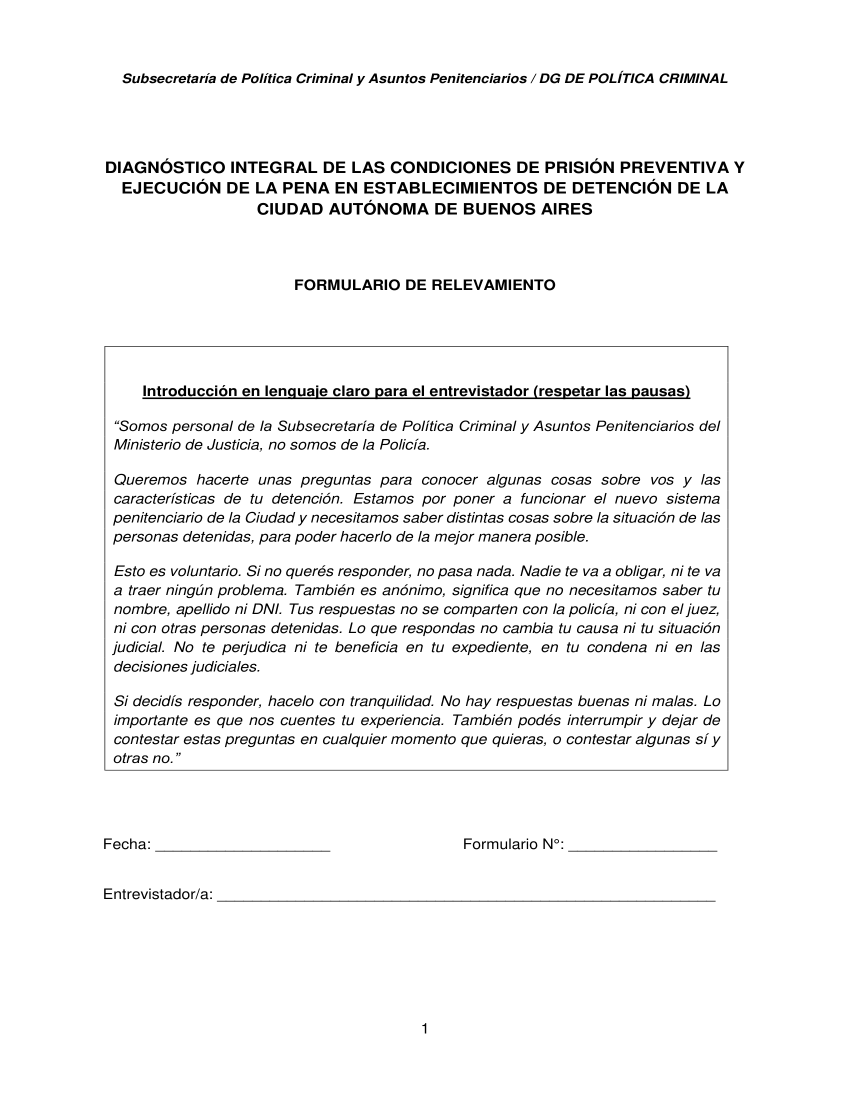
#> input picture data/template/_rendered_master/page_01.png, 1700 x 2200 px (shown at 1/2 size)
$ python -i image_utils.py   (imports and definitions only)
#> lines starting #> are read from the running program, lines starting #| are printed output that depends on the picture; after the words box and inside, x2 and y2 are one past the last pixel; in counts of white or black regions, pixels touching at a corner belong together
#> further down, picture is the input picture: shape (2200, 1700, 3); min 0, max 255, mean 243.8
### src/telemetry.py
import functools
import logging
import time
from typing import Any, Callable

LOGGER = logging.getLogger(__name__)

def profile_time(func: Callable) -> Callable:
    # [8 lines left out: function wrapper, not called in this run]
    return wrapper

### src/image_utils.py
"""Computer vision utilities for alignment and registration."""

from __future__ import annotations

import logging
import os
from typing import Any, Dict, List, Tuple
from .telemetry import profile_time

import cv2
import numpy as np

LOGGER = logging.getLogger(__name__)

MAX_FEATURES = 5000
GOOD_MATCH_PERCENT = 0.15
RANSAC_REPROJ_THRESHOLD = 5.0


# [4 lines left out: function _to_gray, not called in this run]


def _ensure_dir(path: str) -> None:
    if path:
        os.makedirs(path, exist_ok=True)


# [88 lines left out: functions _compute_keypoints, align_page_orb, not called in this run]


def evaluate_omr(roi_img: np.ndarray, threshold_ratio: float = 0.15) -> int:
#> called with threshold_ratio = 0.15
    gray = cv2.cvtColor(roi_img, cv2.COLOR_BGR2GRAY)
    _, binary = cv2.threshold(gray, 0, 255, cv2.THRESH_BINARY_INV + cv2.THRESH_OTSU)
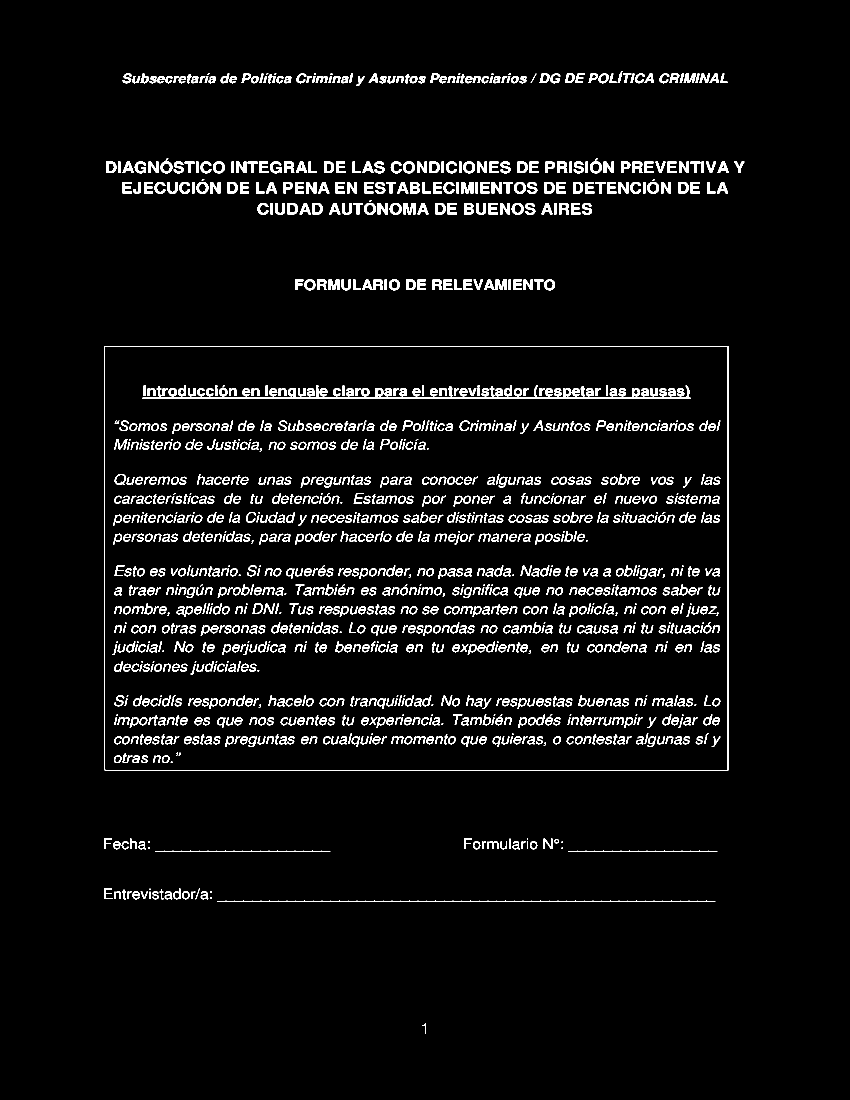
#> binary: shape (2200, 1700) (shown at 1/2 size); 4.5% white; 1421 white regions (151 under 20 px), largest, box (x1, y1, x2, y2) and area: (209, 692, 1457, 1541) 5039, (285, 771, 1381, 798) 4343, (434, 1801, 1431, 1803) 1083

    white_pixels = cv2.countNonZero(binary)
#> white_pixels = 167980
    total_pixels = binary.size
#> total_pixels = 3740000
    ratio = white_pixels / total_pixels if total_pixels else 0.0
#> ratio = 0.0449
    return 1 if ratio > threshold_ratio else 0

# [53 lines left out: function extract_rois, not called in this run]

>>> import cv2
>>> picture = cv2.imread('../data/template/_rendered_master/page_01.png')
>>> result = evaluate_omr(picture)
#> result = 0

$ run again, on data/template/_rendered_master/page_02.png
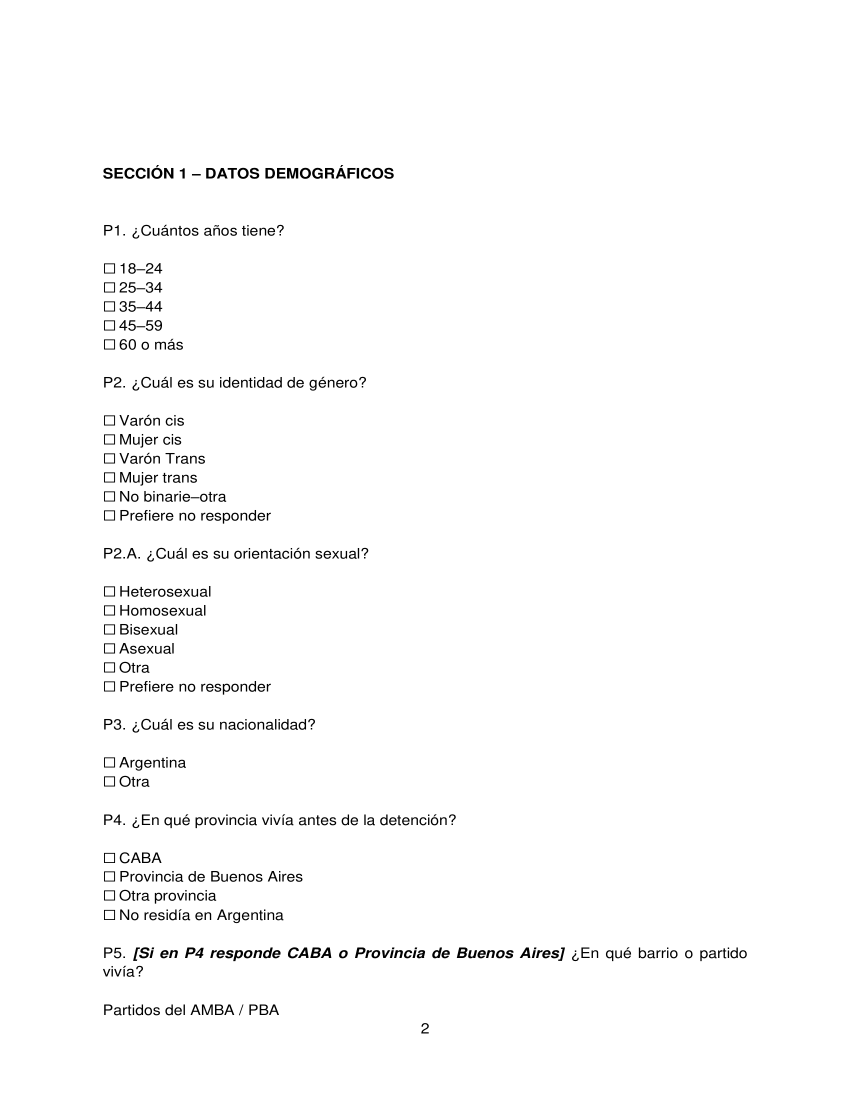
#> input picture data/template/_rendered_master/page_02.png, 1700 x 2200 px (shown at 1/2 size)
#> picture is the input picture: shape (2200, 1700, 3); min 0, max 255, mean 251
#> in evaluate_omr, `_, binary = cv2.threshold(gray, 0, 255, cv2.THRESH_BINARY_INV + cv2.TH..`:
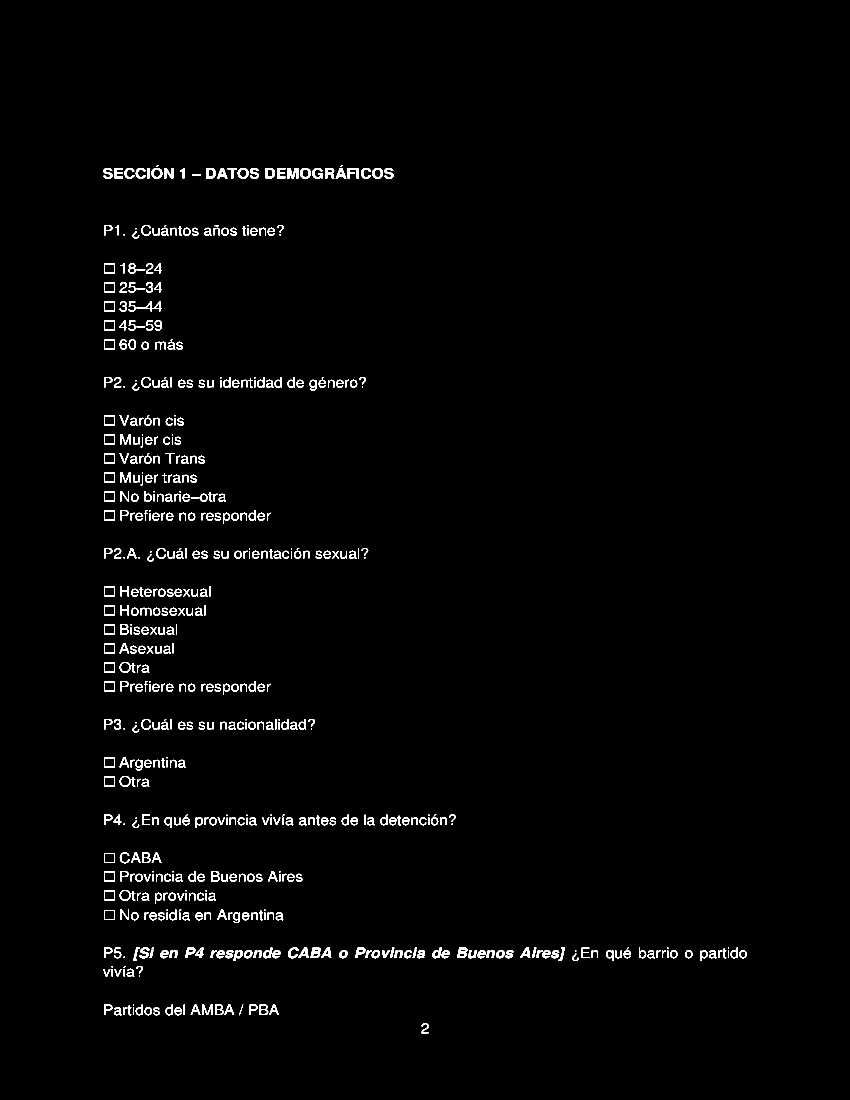
#> binary: shape (2200, 1700) (shown at 1/2 size); 1.6% white; 583 white regions (72 under 20 px), largest, box (x1, y1, x2, y2) and area: (574, 336, 597, 357) 354, (621, 1895, 642, 1916) 280, (914, 1895, 935, 1916) 280
#> white_pixels = 59877
#> ratio = 0.016
#> result = 0

$ run again, on data/template/_rendered_master/page_03.png
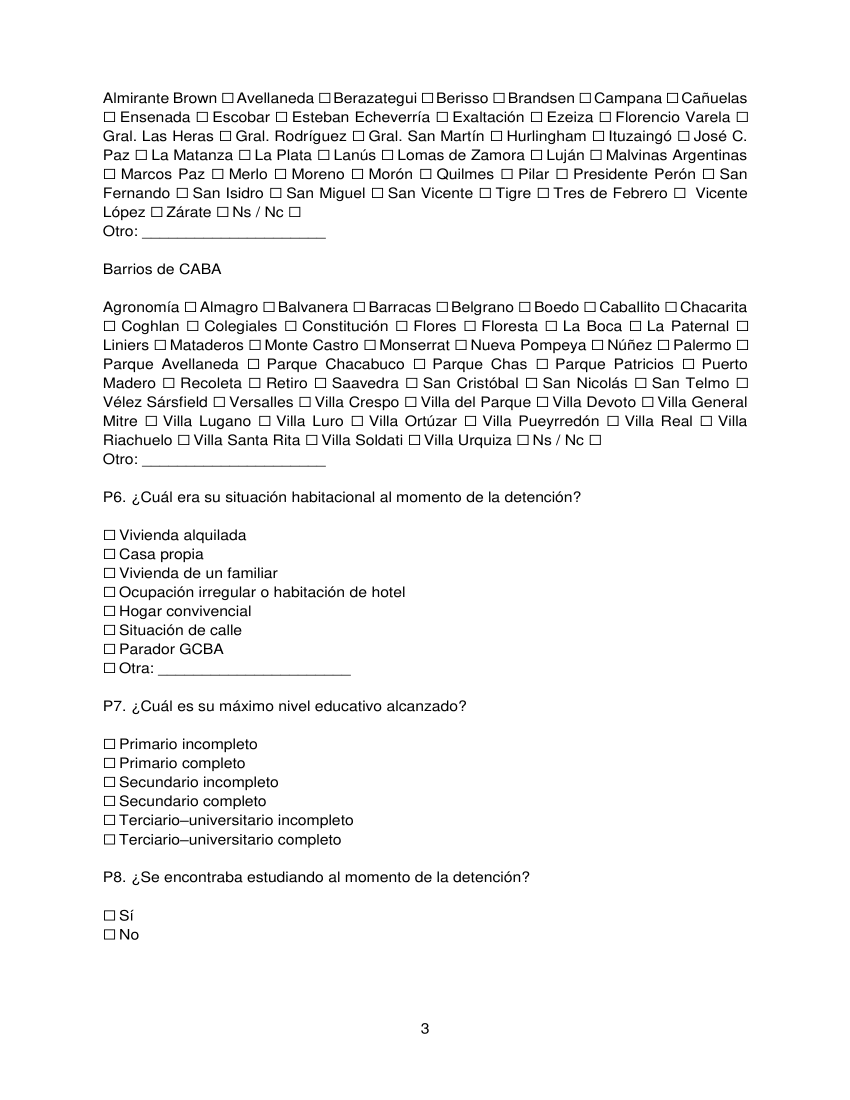
#> input picture data/template/_rendered_master/page_03.png, 1700 x 2200 px (shown at 1/2 size)
#> picture is the input picture: shape (2200, 1700, 3); min 0, max 255, mean 244.8
#> in evaluate_omr, `_, binary = cv2.threshold(gray, 0, 255, cv2.THRESH_BINARY_INV + cv2.TH..`:
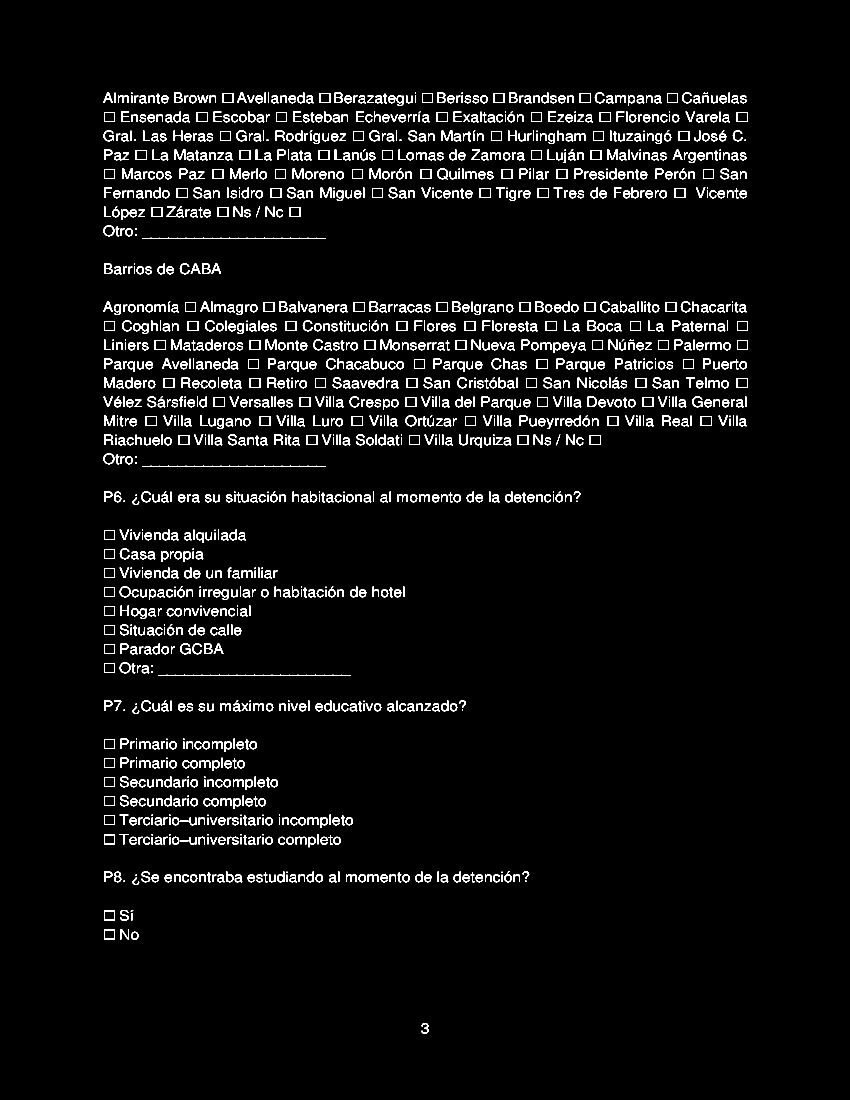
#> binary: shape (2200, 1700) (shown at 1/2 size); 4.1% white in thin lines or dots, all inside (x1, y1, x2, y2) = (206, 185, 1496, 2068)
#> white_pixels = 154474
#> ratio = 0.0413
#> result = 0

$ run again, on data/template/_rendered_master/page_04.png
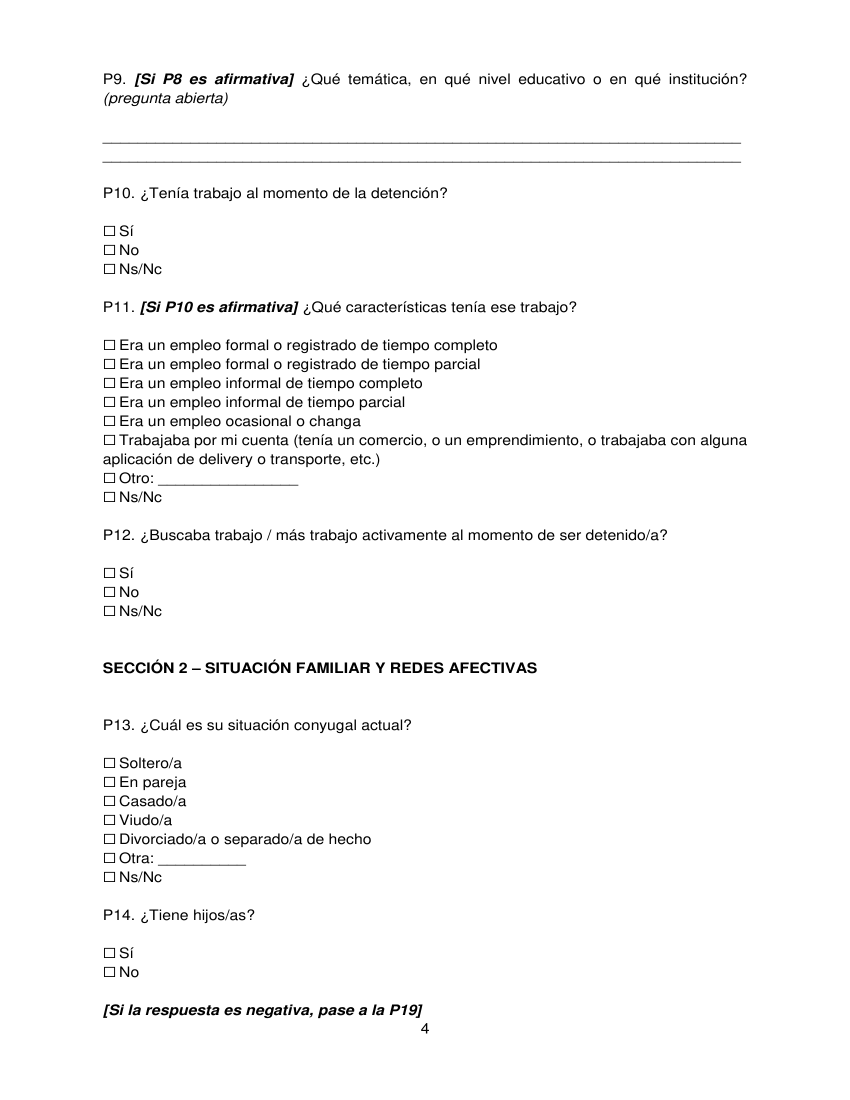
#> input picture data/template/_rendered_master/page_04.png, 1700 x 2200 px (shown at 1/2 size)
#> picture is the input picture: shape (2200, 1700, 3); min 0, max 255, mean 248.7
#> in evaluate_omr, `_, binary = cv2.threshold(gray, 0, 255, cv2.THRESH_BINARY_INV + cv2.TH..`:
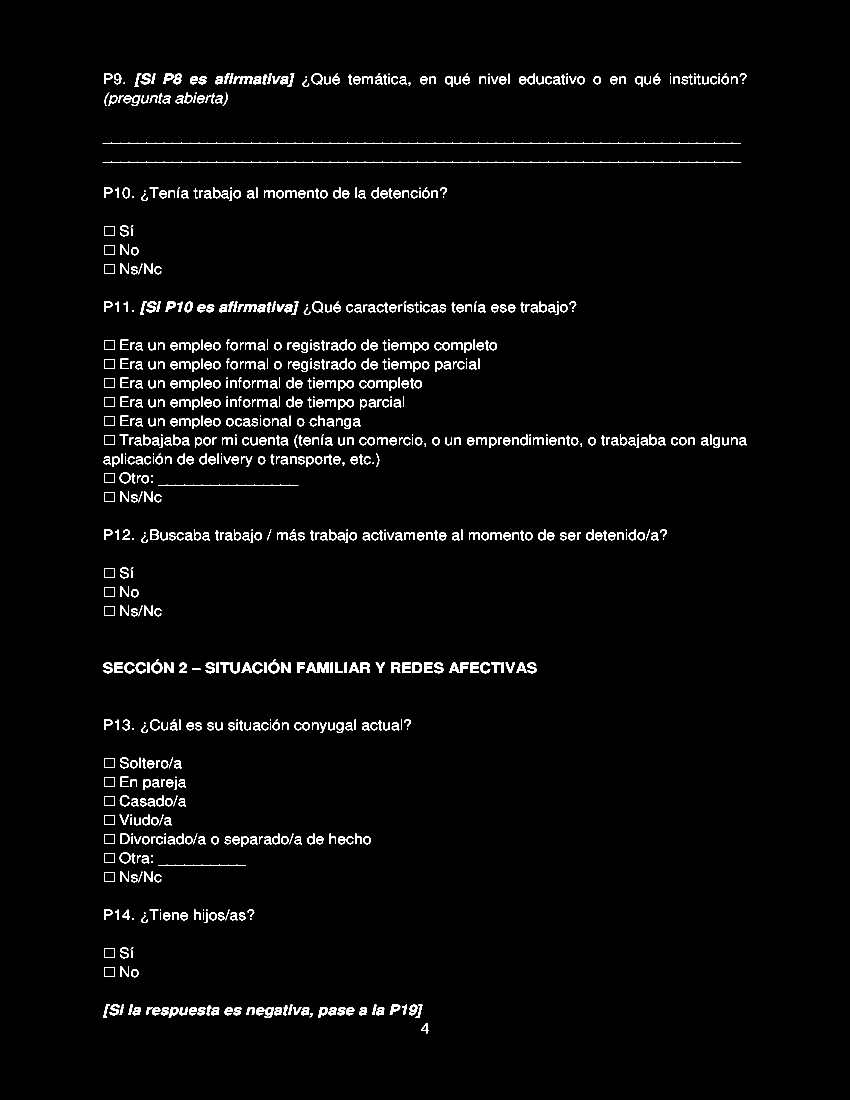
#> binary: shape (2200, 1700) (shown at 1/2 size); 2.5% white; 896 white regions (99 under 20 px), largest, box (x1, y1, x2, y2) and area: (205, 285, 1482, 287) 1387, (205, 323, 1482, 325) 1387, (635, 1325, 658, 1346) 354
#> white_pixels = 93903
#> ratio = 0.0251
#> result = 0
